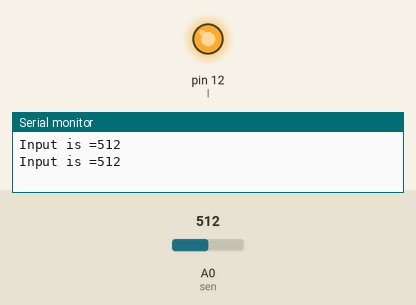
Recording of a sketch running on a simulated Arduino Uno, built with avr-gcc and run on an emulated ATmega328P. Parts: output pins drawn as LEDs (lit = HIGH), the last lines printed to the serial monitor. Inputs (shaded band) come from the test bench; at power-on: A0 (sen) = 512.

Above: at 1.2 s.
1.3 s: A0 (sen) set to 499
At 2.9 s:
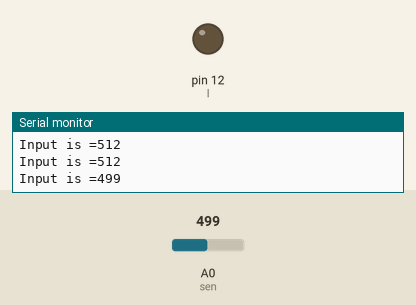
3.5 s: A0 (sen) set to 511
At 4.4 s:
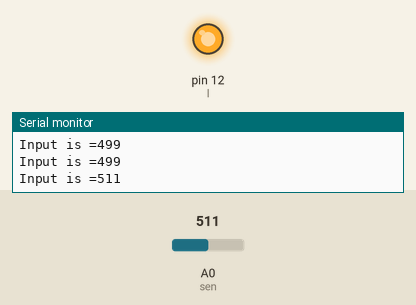
5.5 s: A0 (sen) set to 306
At 7.2 s:
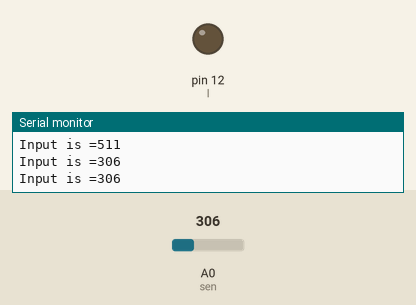
Timing chart, 0 to 8.7 s (numbered marks = the images above; inputs shaded):
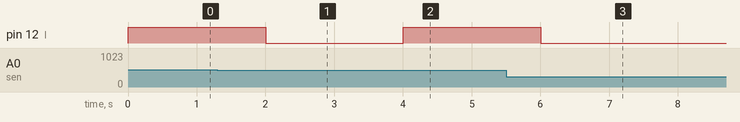

Measured:
- the behaviour switches between 511 and 510 on A0 (sen) (found by bisection; images 0 and 1)
- after the input at 1.3 s, pin 12 (l): HIGH → LOW after 0.70 s
- after the input at 3.5 s, pin 12 (l): LOW → HIGH after 0.50 s
- after the input at 5.5 s, pin 12 (l): HIGH → LOW after 0.50 s

The sketch:

AnCOmp.ino
```cpp
/*
 * Pgm Name:
 * Author:
 * SAURABH  MOHARIR
 * ALIHUSSAIN KANCHWALA
 */
 int sen=A0;
 int l=12;
 int sv=0;
void setup() {
  // put your setup code here, to run once:
  pinMode(l,OUTPUT);
  pinMode(sen,INPUT);
Serial.begin(4800);
}

void loop() {
  // put your main code here, to run repeatedly:
sv=analogRead(sen);
digitalWrite(l,HIGH);
if(sv<511)
{
  digitalWrite(l,LOW);

}
else
{
  digitalWrite(l,HIGH);
 }
 Serial.print("Input is =");
Serial.println(analogRead(sen));
delay(1000);
}
```
